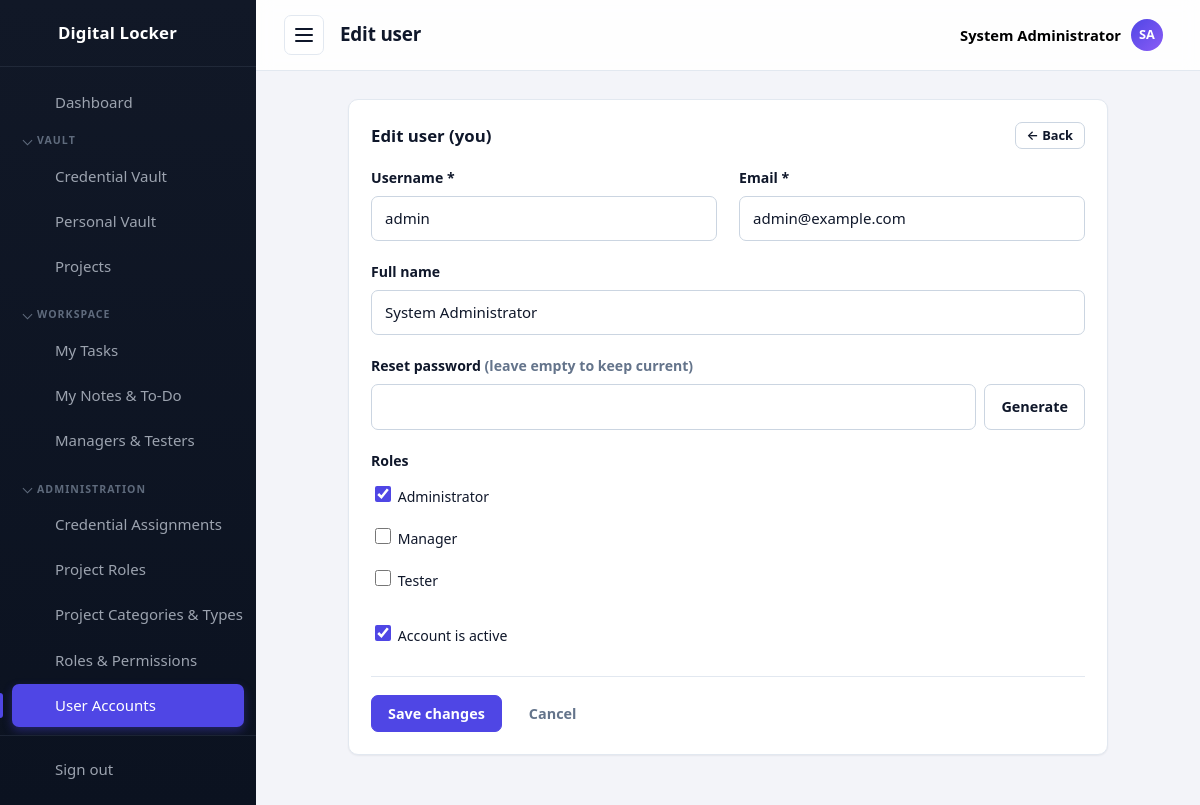
Page /users/edit.php?id=1 (signed in) on the committed database.
### tables this page shows
CREATE TABLE settings (
  id          INT UNSIGNED AUTO_INCREMENT PRIMARY KEY,
  setting_key VARCHAR(60) NOT NULL UNIQUE,
  setting_value TEXT NULL
);

CREATE TABLE users (
  id            INT UNSIGNED AUTO_INCREMENT PRIMARY KEY,
  username      VARCHAR(50)  NOT NULL UNIQUE,
  email         VARCHAR(120) NOT NULL UNIQUE,
  full_name     VARCHAR(120) NOT NULL DEFAULT '',
  password_hash VARCHAR(255) NOT NULL,
  is_active     TINYINT(1)   NOT NULL DEFAULT 1,
  last_login    DATETIME     NULL,
  created_at    TIMESTAMP DEFAULT CURRENT_TIMESTAMP
);

CREATE TABLE roles (
  id            INT UNSIGNED AUTO_INCREMENT PRIMARY KEY,
  name          VARCHAR(80)  NOT NULL UNIQUE,
  description   VARCHAR(255) NOT NULL DEFAULT '',
  created_at    TIMESTAMP DEFAULT CURRENT_TIMESTAMP
);

### includes/functions.php (called while the page is built, shortened)
<?php
function assetUrl(string $relativePath): string
{
    $relativePath = '/' . ltrim($relativePath, '/');
    $diskPath = __DIR__ . '/..' . $relativePath;
    $version = is_file($diskPath) ? filemtime($diskPath) : time();
    return BASE_URL . $relativePath . '?v=' . $version;
}
function e(?string $value): string
{
    return htmlspecialchars((string) $value, ENT_QUOTES, 'UTF-8');
}
function setting(string $key, ?string $default = null): ?string
{
    global $db;
    static $cache = null;
    if ($cache === null) {
        $cache = [];
        try {
            $rows = $db->query('SELECT setting_key, setting_value FROM settings')->fetchAll();
            foreach ($rows as $row) {
                $cache[$row['setting_key']] = $row['setting_value'];
            }
        } catch (Throwable $e) {
            return $default;
        }
    }
    return $cache[$key] ?? $default;
}
function appName(): string
{
    return setting('app_name') ?: 'Digital Locker';
}
function pageTitle(string $title): string
{
    return $title . ' | ' . appName();
}
function initials(string $name): string
{
    $parts = preg_split('/\s+/', trim($name));
    $letters = array_map(static fn ($p) => mb_strtoupper(mb_substr($p, 0, 1)), array_filter($parts));
    return implode('', array_slice($letters, 0, 2)) ?: '?';
}

### includes/auth.php (called while the page is built, shortened)
<?php
function currentUser(): ?array
{
    return $_SESSION['user'] ?? null;
}
function isLoggedIn(): bool
{
    return !empty($_SESSION['user']['id']);
}
function userPermissions(): array
{
    static $permissions = null;
    if ($permissions !== null) {
        return $permissions;
    }
    global $db;
    $permissions = [];
    $stmt = $db->prepare(
        'SELECT DISTINCT rp.permission
           FROM role_permissions rp
           JOIN user_roles ur ON ur.role_id = rp.role_id
          WHERE ur.user_id = :uid'
    );
    $stmt->execute(['uid' => $_SESSION['user']['id']]);
    foreach ($stmt->fetchAll() as $row) {
        $permissions[] = $row['permission'];
    }
    return $permissions;
}
function hasPermission(string $permission): bool
{
    return in_array($permission, userPermissions(), true);
}
function requirePermission(string $permission): void
{
    if (!hasPermission($permission)) {
        require __DIR__ . '/../403.php';
        exit;
    }
}
function userRoleNames(): array
{
    static $roles = null;
    if ($roles !== null) {
        return $roles;
    }
    global $db;
    $stmt = $db->prepare(
        'SELECT r.name, r.id
           FROM roles r
           JOIN user_roles ur ON ur.role_id = r.id
          WHERE ur.user_id = :uid'
    );
    $stmt->execute(['uid' => $_SESSION['user']['id']]);
    $roles = $stmt->fetchAll();
    return $roles;
}
function isAdministrator(): bool
{
    foreach (userRoleNames() as $role) {
        if ($role['name'] === 'Administrator') {
            return true;
        }
    }
    return false;
}

### users/edit.php (the view, shortened to what this page needs)
<?php
require_once __DIR__ . '/../includes/init.php';
requirePermission('users.manage');
$id = isset($_GET['id']) ? (int) $_GET['id'] : 0;
$isSelf = $id === (int) currentUser()['id'];
$stmt = $db->prepare('SELECT * FROM users WHERE id = :id');
$stmt->execute(['id' => $id]);
$item = $stmt->fetch();
$pageTitle = 'Edit user';
$activePage = 'users';
$roles = $db->query('SELECT id, name FROM roles ORDER BY name')->fetchAll();
$stmt = $db->prepare('SELECT role_id FROM user_roles WHERE user_id = :uid');
$stmt->execute(['uid' => $id]);
$selectedRoles = array_map('intval', array_column($stmt->fetchAll(), 'role_id'));
$old = [
    'username'  => $item['username'],
    'email'     => $item['email'],
    'full_name' => $item['full_name'],
    'password'  => '',
    'is_active' => (int) $item['is_active'],
];
require __DIR__ . '/../includes/header.php';
?>
<div class="card card--narrow">
    <div class="card__header">
        <h2 class="card__title">Edit user<?= $isSelf ? ' (you)' : '' ?></h2>
        <a class="btn btn--small" href="index.php">&larr; Back</a>
    </div>
    <form method="post" action="edit.php?id=<?= (int) $id ?>" novalidate>
        <div class="grid grid--two">
            <div class="form-group">
                <label for="username">Username *</label>
                <input type="text" id="username" name="username" value="<?= e($old['username']) ?>" required>
            </div>
            <div class="form-group">
                <label for="email">Email *</label>
                <input type="email" id="email" name="email" value="<?= e($old['email']) ?>" required>
            </div>
        </div>
        <div class="form-group">
            <label for="full_name">Full name</label>
            <input type="text" id="full_name" name="full_name" value="<?= e($old['full_name']) ?>">
        </div>
        <div class="form-group">
            <label for="password">Reset password <span class="muted">(leave empty to keep current)</span></label>
            <div class="input-row">
                <input type="text" id="password" name="password" value="<?= e($old['password']) ?>">
                <button type="button" class="btn" id="generate-btn">Generate</button>
            </div>
        </div>
        <div class="form-group">
            <label>Roles</label>
            <?php foreach ($roles as $role): ?>
                <label class="checkbox">
                    <input type="checkbox" name="roles[]" value="<?= (int) $role['id'] ?>"
                           <?= in_array((int) $role['id'], $selectedRoles, true) ? 'checked' : '' ?>>
                    <span><?= e($role['name']) ?></span>
                </label>
            <?php endforeach; ?>
        </div>
        <div class="form-group">
            <label class="checkbox">
                <input type="checkbox" name="is_active" value="1" <?= $old['is_active'] === 1 ? 'checked' : '' ?>>
                <span>Account is active</span>
            </label>
        </div>
        <div class="form-actions">
            <button type="submit" class="btn btn--primary">Save changes</button>
            <a class="btn btn--ghost" href="index.php">Cancel</a>
        </div>
    </form>
</div>
<?php require __DIR__ . '/../includes/footer.php'; ?>

### includes/header.php (shortened to what this page needs)
<?php
require_once __DIR__ . '/init.php';
$currentUser = currentUser();
$userRoles   = isLoggedIn() ? userRoleNames() : [];
function isActive(string $name, string $current): string
{
    return $name === $current ? ' active' : '';
}
function sidebarGroups(): array
{
    return [
        'vault' => ['label' => 'Vault', 'items' => [
            ['key' => 'passwords', 'href' => '/passwords/index.php', 'icon' => 'passwords', 'label' => 'Credential Vault', 'show' => hasPermission('passwords.view')],
            ['key' => 'personal', 'href' => '/personal/index.php', 'icon' => 'personal', 'label' => 'Personal Vault', 'show' => true],
            ['key' => 'projects', 'href' => '/projects/index.php', 'icon' => 'projects', 'label' => hasPermission('projects.manage') ? 'Projects' : 'My Projects', 'show' => hasPermission('projects.manage') || hasAnyProjectMembership()],
        ]],
        'workspace' => ['label' => 'Workspace', 'items' => [
            ['key' => 'tasks', 'href' => '/tasks/index.php', 'icon' => 'tasks', 'label' => 'My Tasks', 'show' => hasPermission('tasks.view')],
            ['key' => 'notes', 'href' => '/notes/index.php', 'icon' => 'notes', 'label' => 'My Notes & To-Do', 'show' => true],
            ['key' => 'team', 'href' => '/team/index.php', 'icon' => 'team', 'label' => isAdministrator() ? 'Managers & Testers' : (hasPermission('tasks.manage') ? 'My Team' : 'Mentors'), 'show' => true],
        ]],
        'administration' => ['label' => 'Administration', 'items' => [
            ['key' => 'assignments', 'href' => '/passwords/assignments.php', 'icon' => 'assignments', 'label' => 'Credential Assignments', 'show' => hasPermission('passwords.manage')],
            ['key' => 'project-roles', 'href' => '/projects/roles.php', 'icon' => 'roles', 'label' => 'Project Roles', 'show' => hasPermission('passwords.manage')],
            ['key' => 'categories', 'href' => '/categories/index.php', 'icon' => 'categories', 'label' => 'Project Categories & Types', 'show' => true],
            ['key' => 'roles', 'href' => '/roles/index.php', 'icon' => 'roles', 'label' => 'Roles &amp; Permissions', 'show' => hasPermission('roles.manage')],
            ['key' => 'users', 'href' => '/users/index.php', 'icon' => 'users', 'label' => 'User Accounts', 'show' => hasPermission('users.manage')],
            ['key' => 'settings', 'href' => '/settings/index.php', 'icon' => 'settings', 'label' => 'Password Settings', 'show' => hasPermission('settings.manage')],
            ['key' => 'reset', 'href' => '/settings/reset.php', 'icon' => 'reset', 'label' => 'Factory Reset', 'show' => isAdministrator()],
        ]],
    ];
}
function navIcon(string $name): string
{
    $icons = [
        'dashboard' => '<path d="M3 3h8v8H3zM13 3h8v5h-8zM13 12h8v9h-8zM3 15h8v6H3z"/>',
        'passwords' => '<circle cx="8" cy="15" r="4"/><path d="M10.8 12.2L21 2M18 5l3 3M15.5 7.5l2 2"/>',
        'personal'  => '<circle cx="12" cy="8" r="4"/><path d="M4 21c0-4.4 3.6-7 8-7s8 2.6 8 7"/>',
        'export'    => '<path d="M12 3v12M8 11l4 4 4-4M4 17v3h16v-3"/>',
        'projects'  => '<path d="M3 7a2 2 0 0 1 2-2h4l2 2h8a2 2 0 0 1 2 2v9a2 2 0 0 1-2 2H5a2 2 0 0 1-2-2z"/>',
        'tasks'     => '<path d="M9 5H7a2 2 0 0 0-2 2v12a2 2 0 0 0 2 2h10a2 2 0 0 0 2-2V7a2 2 0 0 0-2-2h-2"/><rect x="9" y="3" width="6" height="4" rx="1"/><path d="M9 12l2 2 4-4"/>',
        'notes'     => '<path d="M6 3h9l5 5v13a1 1 0 0 1-1 1H6a1 1 0 0 1-1-1V4a1 1 0 0 1 1-1z"/><path d="M15 3v5h5M8 13h8M8 17h5"/>',
        'team'      => '<circle cx="9" cy="8" r="3.5"/><path d="M2.5 20c0-3.5 3-5.5 6.5-5.5s6.5 2 6.5 5.5M16 4.5a3.5 3.5 0 0 1 0 7M17.5 14.5c2.5.6 4 2.3 4 5.5"/>',
        'categories' => '<path d="M4 4h7v7H4zM13 4h7v7h-7zM4 13h7v7H4zM13 13h7v7h-7z"/>',
        'assignments' => '<circle cx="9" cy="7" r="4"/><path d="M2.5 21c0-4 3-6.5 6.5-6.5s6.5 2.5 6.5 6.5"/><path d="M17 8l2 2 4-4"/>',
        'roles'     => '<path d="M12 3l8 3v6c0 4.5-3.2 7.6-8 9-4.8-1.4-8-4.5-8-9V6z"/><path d="M9 12l2 2 4-4"/>',
        'users'     => '<circle cx="9" cy="8" r="3.5"/><path d="M2.5 20c0-3.5 3-5.5 6.5-5.5s6.5 2 6.5 5.5M16 4.5a3.5 3.5 0 0 1 0 7M17.5 14.5c2.5.6 4 2.3 4 5.5"/>',
        'settings'  => '<path d="M4 7h10M18 7h2M4 17h2M10 17h10"/><circle cx="16" cy="7" r="2.5"/><circle cx="8" cy="17" r="2.5"/>',
        'reset'     => '<path d="M3 12a9 9 0 1 1 3 6.7"/><path d="M3 21v-5h5"/>',
        'logout'    => '<path d="M14 4H5v16h9M10 12h11M18 8l4 4-4 4"/>',
        'lock'      => '<rect x="5" y="11" width="14" height="10" rx="2"/><path d="M8 11V8a4 4 0 0 1 8 0v3M12 15v3"/>',
    ];
    return '<svg class="icon" width="24" height="24" viewBox="0 0 24 24" fill="none" stroke="currentColor" stroke-width="2" stroke-linecap="round" stroke-linejoin="round" aria-hidden="true">' . ($icons[$name] ?? '') . '</svg>';
}
?>
<!DOCTYPE html>
<html lang="en">
<head>
    <title><?= e(pageTitle($pageTitle)) ?></title>
    <link rel="stylesheet" href="<?= e(assetUrl('/assets/css/style.css')) ?>">
</head>
<body data-autolock="<?= (int) setting('auto_lock_minutes', '0') ?>" data-confirm-reveal="<?= (int) setting('require_confirm_reveal', '0') ?>" data-lock-url="<?= e(BASE_URL . '/lock.php') ?>">
<div class="layout">
    <aside class="sidebar" id="sidebar">
        <a class="sidebar__brand" href="<?= BASE_URL ?>/dashboard.php" aria-label="<?= e(appName()) ?>">
            <?= navIcon('lock') ?>
            <span class="sidebar__brand-text"><?= e(appName()) ?></span>
        </a>
        <nav class="sidebar__nav" aria-label="Main navigation">
            <a class="sidebar__link<?= isActive('dashboard', $activePage) ?>" href="<?= BASE_URL ?>/dashboard.php">
                <?= navIcon('dashboard') ?>
                <span class="sidebar__link-text">Dashboard</span>
            </a>
            <?php foreach (sidebarGroups() as $navGroup):
                $navItems = array_filter($navGroup['items'], static fn ($it) => $it['show']);
            ?>
                <details class="sidebar__group" open>
                    <summary class="sidebar__group-label"><?= e($navGroup['label']) ?></summary>
                    <?php foreach ($navItems as $navItem): ?>
                        <a class="sidebar__link<?= isActive($navItem['key'], $activePage) ?>" href="<?= BASE_URL . $navItem['href'] ?>">
                            <?= navIcon($navItem['icon']) ?>
                            <span class="sidebar__link-text"><?= $navItem['label'] ?></span>
                        </a>
                    <?php endforeach; ?>
                </details>
            <?php endforeach; ?>
        </nav>
        <div class="sidebar__footer">
            <a class="sidebar__link" href="<?= BASE_URL ?>/logout.php">
                <?= navIcon('logout') ?>
                <span class="sidebar__link-text">Sign out</span>
            </a>
        </div>
    </aside>
    <div class="main">
        <header class="topbar">
            <button class="topbar__toggle" id="sidebar-toggle" aria-label="Toggle navigation" aria-expanded="true">
                <span></span><span></span><span></span>
            </button>
            <h1 class="topbar__title"><?= e($pageTitle) ?></h1>
            <div class="topbar__user" id="user-menu">
                <button type="button" class="topbar__user-btn" id="user-menu-toggle" aria-haspopup="true" aria-expanded="false">
                    <span class="topbar__user-name"><?= e($currentUser['full_name'] ?: $currentUser['username']) ?></span>
                    <span class="topbar__avatar"><?= e(initials($currentUser['full_name'] ?: $currentUser['username'])) ?></span>
                </button>
            </div>
        </header>
        <main class="content">

### rows in the picture
settings: setting_value "Digital Locker"
users: full_name "System Administrator", full_name "SA", username "admin", email "admin@example.com", is_active "☑"
roles: id "☑", name "Administrator"
roles: name "Manager"
roles: name "Tester"

### other values in the picture
$navGroup['label'] "VAULT"
$navItem['label'] "Credential Vault"
$navItem['label'] "Personal Vault"
$navItem['label'] "Projects"
$navGroup['label'] "WORKSPACE"
$navItem['label'] "My Tasks"
$navItem['label'] "My Notes & To-Do"
$navItem['label'] "Managers & Testers"
$navGroup['label'] "ADMINISTRATION"
$navItem['label'] "Credential Assignments"
$navItem['label'] "Project Roles"
$navItem['label'] "Project Categories & Types"
$navItem['label'] "Roles & Permissions"
$navItem['label'] "User Accounts"
$pageTitle "Edit user"
